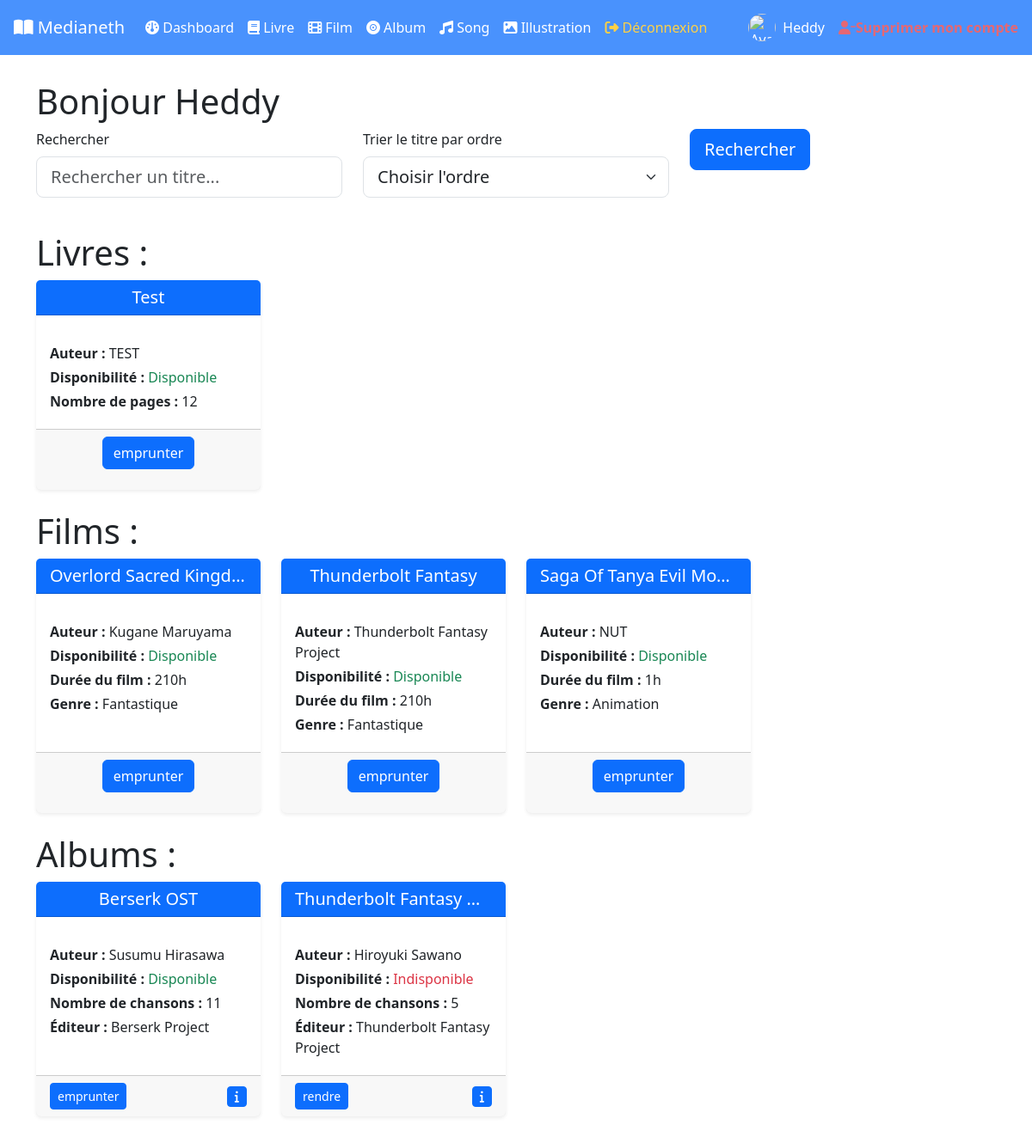
The app's page /Home/dashboard/ (signed in) with its own data.
### tables this page shows
CREATE TABLE `books` (
  `book_id` int NOT NULL,
  `title` varchar(100) DEFAULT NULL,
  `author` varchar(100) DEFAULT NULL,
  `disponibility` tinyint(1) DEFAULT NULL,
  `pageNumber` int DEFAULT NULL,
  `created_at` datetime NOT NULL DEFAULT CURRENT_TIMESTAMP,
  `updated_at` datetime NOT NULL DEFAULT CURRENT_TIMESTAMP,
  `illustration_id` int DEFAULT NULL
);

CREATE TABLE `movies` (
  `movie_id` int NOT NULL,
  `title` varchar(100) DEFAULT NULL,
  `author` varchar(100) DEFAULT NULL,
  `disponibility` tinyint(1) DEFAULT NULL,
  `duration` double DEFAULT NULL,
  `genre` enum('Action','Aventure','Comédie','Drame','Horreur','Thriller','Fantastique','ScienceFiction','Fantasy','Policier','Romance','Guerre','Western','Animation','Documentaire','Biopic','Historique') DEFAULT NULL,
  `created_at` datetime NOT NULL DEFAULT CURRENT_TIMESTAMP,
  `updated_at` datetime NOT NULL DEFAULT CURRENT_TIMESTAMP,
  `illustration_id` int DEFAULT NULL
);

CREATE TABLE `albums` (
  `album_id` int NOT NULL,
  `title` varchar(100) DEFAULT NULL,
  `author` varchar(100) DEFAULT NULL,
  `disponibility` tinyint(1) DEFAULT NULL,
  `songNumber` int DEFAULT NULL,
  `editor` varchar(100) DEFAULT NULL,
  `created_at` datetime NOT NULL DEFAULT CURRENT_TIMESTAMP,
  `updated_at` datetime NOT NULL DEFAULT CURRENT_TIMESTAMP,
  `illustration_id` int DEFAULT NULL
);

### controllers/HomeController.php (called while the page is built, shortened)
<?php
	function dashboard(){
		$books = Book::getBook();
		$movies = Movie::getMovie();
		$albums = Album::getAlbum();
		require_once('views/home/dashboard.php');
	}

### models/Book.php (called while the page is built, shortened)
<?php
    class Book extends Media{
        public static function GetBook(){
            $connexion = connexionBdd() ;
            $requete = $connexion->prepare("SELECT book_id, title,author,disponibility,pageNumber,illustrations.link FROM books INNER JOIN illustrations ON books.illustration_id = illustrations.illustration_id") ;
            $requete->execute() ;
            $books = $requete->fetchAll(PDO::FETCH_ASSOC) ;
            return $books ;
        }
    }

### models/Movie.php (called while the page is built, shortened)
<?php
    class Movie extends Media{
        public static function GetMovie(){
        $connexion = connexionBdd() ;
        $requete = $connexion->prepare("SELECT movie_id, title,author,disponibility,duration,genre,illustrations.link FROM movies INNER JOIN illustrations ON movies.illustration_id = illustrations.illustration_id") ;
        $requete->execute() ;
        $movies = $requete->fetchAll(PDO::FETCH_ASSOC) ;
        return $movies ;
    }
    }

### models/Album.php (called while the page is built, shortened)
<?php
    class Album extends Media{
        public static function GetAlbum(){
            $connexion = connexionBdd() ;
            $requete = $connexion->prepare("SELECT album_id,title,author,disponibility,songNumber,editor, link FROM albums INNER JOIN illustrations ON albums.illustration_id = illustrations.illustration_id") ;
            $requete->execute() ;
            $albums = $requete->fetchAll(PDO::FETCH_ASSOC) ;
            return $albums ;
        }
    }

### views/home/dashboard.php (the view, shortened to what this page needs)
<html>
    <body>
        <div class="container my-4">
            <h1>Bonjour <?php if(isset($_SESSION['login'])): echo $_SESSION['login'] ; endif ?></h1>
            <div class="row">
                <div class="col">
                    <form method="POST">
                        <div class="row">
                            <div class="col">
                                <label for="search" class="form-label">Rechercher</label>
                                <input type="text" name="search" value="<?php if(isset($search)){ echo $search ;}?>" class="form-control form-control-lg" placeholder="Rechercher un titre...">
                            </div>
                            <div class="col mb-0">
                                <label for="order" class="form-label">Trier le titre par ordre</label>
                                <select name="order" class="form-select form-select-lg">
                                    <option value="null">Choisir l'ordre</option>
                                </select>
                            </div>
                            <div class="col">
                                <input title="lancer la recherche" type="submit" class="btn btn-primary btn-lg" name="rechercher" value="Rechercher">
                            </div>
                        </div>
                    </form>
                </div>
            </div>
        </div>
        <div class="container my-4">
            <h1>Livres : </h1>
            <div class="row g-4">
                <?php
                if(isset($books)):
                    foreach($books as $row):
                        if($row['disponibility'] == true){
                            $dispo = "emprunter";
                            $status = "Disponible";
                        }else{
                            $dispo = "rendre";
                            $status = "Indisponible";
                        }
                ?>
                <div class="col-12 col-sm-6 col-md-4 col-lg-3">
                    <div class="card h-100 shadow-sm border-0">
                        <div class="card-header bg-primary text-white text-center py-2">
                            <h5 class="mb-0 text-truncate"><?php echo $row['title']; ?></h5>
                        </div>
                        <div class="card-body">
                            <p class="mb-1"><strong>Auteur :</strong> <?php echo $row['author']; ?></p>
                            <p class="mb-1"><strong>Disponibilité :</strong>
                                <span class="<?= $row['disponibility'] ? 'text-success' : 'text-danger' ?>">
                                    <?php echo $status; ?>
                                </span>
                            </p>
                            <?php
                                echo "<p class='mb-1'><strong>Nombre de pages :</strong> ".$row['pageNumber']."</p>";
                            ?>
                        </div>
                        <div class="card-footer d-flex">
                            <div class="d-flex col align-item-center justify-content-center">
                                <form action='/Medianeth/Home/<?php echo $dispo; ?>' method="post">
                                    <input  title="emprunter ou rendre le média" class = "btn btn-primary "type="submit" name="<?php echo $dispo; ?>" value="<?php echo $dispo; ?>"/>
                                </form>
                            </div>
                        </div>
                    </div>
                </div>
                <?php
                    endforeach;
                endif;
                ?>
            </div>
        </div>
        <div class="container my-4">
            <h1>Films : </h1>
            <div class="row g-4">
                <?php
                if(isset($movies)):
                    foreach($movies as $row):
                        if($row['disponibility'] == true){
                            $dispo = "emprunter";
                            $status = "Disponible";
                        }else{
                            $dispo = "rendre";
                            $status = "Indisponible";
                        }
                ?>
                <div class="col-12 col-sm-6 col-md-4 col-lg-3">
                    <div class="card h-100 shadow-sm border-0">
                        <div class="card-header bg-primary text-white text-center py-2">
                            <h5 class="mb-0 text-truncate"><?php echo $row['title']; ?></h5>
                        </div>
                        <div class="card-body">
                            <p class="mb-1"><strong>Auteur :</strong> <?php echo $row['author']; ?></p>
                            <p class="mb-1"><strong>Disponibilité :</strong>
                                <span class="<?= $row['disponibility'] ? 'text-success' : 'text-danger' ?>">
                                    <?php echo $status; ?>
                                </span>
                            </p>
                            <?php
                                echo "<p class='mb-1'><strong>Durée du film :</strong> ".$row['duration']."h</p>";
                                echo "<p class='mb-1'><strong>Genre :</strong> ".$row['genre']."</p>";
                            ?>
                        </div>
                        <div class="card-footer d-flex">
                            <div class="d-flex col align-item-center justify-content-center">
                                <form action='/Medianeth/Home/<?php echo $dispo; ?>' method="post">
                                    <input  title="emprunter ou rendre le média" class = "btn btn-primary "type="submit" name="<?php echo $dispo; ?>" value="<?php echo $dispo; ?>"/>
                                </form>
                            </div>
                        </div>
                    </div>
                </div>
                <?php
                    endforeach;
                endif;
                ?>
            </div>
        </div>
        <div class="container my-4">
            <h1>Albums : </h1>
            <div class="row g-4">
                <?php
                if(isset($albums)):
                    foreach($albums as $row):
                        if($row['disponibility'] == true){
                            $dispo = "emprunter";
                            $status = "Disponible";
                        }else{
                            $dispo = "rendre";
                            $status = "Indisponible";
                        }
                ?>
                <div class="col-12 col-sm-6 col-md-4 col-lg-3">
                    <div class="card h-100 shadow-sm border-0">
                        <div class="card-header bg-primary text-white text-center py-2">
                            <h5 class="mb-0 text-truncate"><?php echo $row['title']; ?></h5>
                        </div>
                        <div class="card-body">
                            <p class="mb-1"><strong>Auteur :</strong> <?php echo $row['author']; ?></p>
                            <p class="mb-1"><strong>Disponibilité :</strong>
                                <span class="<?= $row['disponibility'] ? 'text-success' : 'text-danger' ?>">
                                    <?php echo $status; ?>
                                </span>
                            </p>
                            <?php
                                echo "<p class='mb-1'><strong>Nombre de chansons :</strong> ".$row['songNumber']."</p>";
                                echo "<p class='mb-1'><strong>Éditeur :</strong> ".$row['editor']."</p>";
                                $idString = "album_id";
                            ?>
                        </div>
                        <div class="card-footer d-flex justify-content-between align-items-center gap-2">
                            <form action="/Medianeth/Home/<?php echo $dispo; ?>" method="post" class="m-0">
                                <input title="Emprunter ou rendre le média" class="btn btn-primary btn-sm" type="submit" name="<?php echo $dispo; ?>"
                                    value="<?php echo $dispo; ?>"/>
                            </form>
                            <a class="btn btn-primary btn-sm d-flex align-items-center justify-content-center square-icon-button" title="En savoir plus"
                            href="/Medianeth/Home/showAlbum/<?php echo $row[$idString]; ?>">
                                <i class="fa-solid fa-info"></i>
                            </a>
                        </div>
                    </div>
                </div>
                <?php
                    endforeach;
                endif;
                ?>
            </div>
        </div>
    </body>
<html>

### views/menu.php (shortened to what this page needs)
<nav class="navbar navbar-expand-lg navbar-dark bg-primary px-3 fixed-top opacity-75">
  <a class="navbar-brand text-white" href="/Medianeth/Home/library/">
    <i class="fa-solid fa-book-open"></i> Medianeth
  </a>
  <div class="collapse navbar-collapse" id="navbarMedianeth">
    <ul class="navbar-nav me-auto mb-2 mb-lg-0">
      <?php if(isset($_SESSION['user_id'])): ?>
        <li class="nav-item"><a class="nav-link text-white" href="/Medianeth/Home/dashboard/"><i class="fa-solid fa-gauge"></i> Dashboard</a></li>
        <li class="nav-item"><a class="nav-link text-white" href="/Medianeth/Book/adminBook/"><i class="fa-solid fa-book"></i> Livre</a></li>
        <li class="nav-item"><a class="nav-link text-white" href="/Medianeth/Movie/adminMovie"><i class="fa-solid fa-film"></i> Film</a></li>
        <li class="nav-item"><a class="nav-link text-white" href="/Medianeth/Album/adminAlbum"><i class="fa-solid fa-record-vinyl"></i> Album</a></li>
        <li class="nav-item"><a class="nav-link text-white" href="/Medianeth/Song/adminSong"><i class="fa-solid fa-music"></i> Song</a></li>
        <li class="nav-item"><a class="nav-link text-white" href="/Medianeth/Illustration/adminIllustration"><i class="fa-solid fa-image"></i> Illustration</a></li>
        <li class="nav-item"><a class="nav-link text-warning" href="/Medianeth/User/logout"><i class="fa-solid fa-right-from-bracket"></i> Déconnexion</a></li>
      <?php endif; ?>
    </ul>
    <?php if(isset($_SESSION['user_id'])): ?>
      <ul class="navbar-nav ms-auto align-items-center">
       <li class="nav-item d-flex align-items-center me-3">
          <span class="navbar-text text-white d-flex align-items-center">
            <img
              src="<?php if(isset($_SESSION['illustration'])): echo $_SESSION['illustration']; endif; ?>"
              alt="Avatar de <?= htmlspecialchars($_SESSION['login']); ?>"
              class="rounded-circle me-2"
              style="width: 32px; height: 32px; object-fit: cover;"
              loading="lazy"
            >
            <?= htmlspecialchars($_SESSION['login']); ?>
          </span>
        </li>
        <li class="nav-item">
          <form action="/Medianeth/User/delete" method="post" class="d-inline">
            <button type="submit" class="nav-link btn btn-link text-danger p-0 m-0" style="text-decoration: none;">
              <i class="fa-solid fa-user-minus"></i><strong>Supprimer mon compte</strong>
            </button>
          </form>
        </li>
      </ul>
    <?php endif; ?>
  </div>
</nav>

### index.php (shortened to what this page needs)
<?php
    include_once('models/Book.php');
    include_once('models/Movie.php');
    include_once('models/Album.php');
    include_once('views/menu.php') ;
    if(isset($_SESSION['user_id'])){
        if(isset($_GET['action']) && !empty($_GET['action'])){
            $params = explode("/",$_GET['action']);
            if($params[0] != ""){
                $controller = $params[0];
                $action = isset($params[1]) ? $params[1] : 'library';
                $controllerFile = ROOT.'controllers/'.$controller.'Controller.php';
                if(file_exists($controllerFile)){
                    if(function_exists($action)){
                        if(isset($params[2]) && isset($params[3])){
                            $action($params[2], $params[3]);
                        }elseif(isset($params[2])){
                            $action($params[2]);
                        }else{
                            $action();
                        }
                    }else{
                        header('HTTP/1.0 404 Not Found');
                        require_once('views/errors/404.html');
                    }
                }else{
                    header('HTTP/1.0 404 Not Found');
                    require_once('views/errors/404.html');
                }
            }else{
                header('HTTP/1.0 404 Not Found');
                require_once('views/errors/404.html');
            }
        }
    }
?>
<!DOCTYPE html>
<html lang="fr">
    <head>
        <link rel = "stylesheet" href = "/Medianeth/assets/style.css">
        <link href="https://cdn.jsdelivr.net/npm/bootstrap@5.3.3/dist/css/bootstrap.min.css" rel="stylesheet">
        <link href ="https://cdnjs.cloudflare.com/ajax/libs/font-awesome/6.5.2/css/all.min.css" rel="stylesheet">
    </head>
</html>

### assets/style.css (style rules this page uses)
body { padding-top: 70px; }

### records on screen
books: title "Test", author "TEST", disponibility "Disponible", pageNumber "12", emprunter "emprunter"
movies: title "Overlord Sacred Kingd…", author "Kugane Maruyama", disponibility "Disponible", duration "210", genre "Fantastique", emprunter "emprunter"
movies: title "Thunderbolt Fantasy", author "Thunderbolt Fantasy Project", disponibility "Disponible", duration "210", genre "Fantastique", emprunter "emprunter"
movies: title "Saga Of Tanya Evil Mo…", author "NUT", disponibility "Disponible", duration "1", genre "Animation", emprunter "emprunter"
albums: title "Berserk OST", author "Susumu Hirasawa", disponibility "Disponible", songNumber "11", editor "Berserk Project", emprunter "emprunter"
albums: title "Thunderbolt Fantasy…", author "Hiroyuki Sawano", disponibility "Indisponible", songNumber "5", editor "Thunderbolt Fantasy Project", rendre "rendre"

### other values on screen
$_SESSION['login'] "Heddy"
